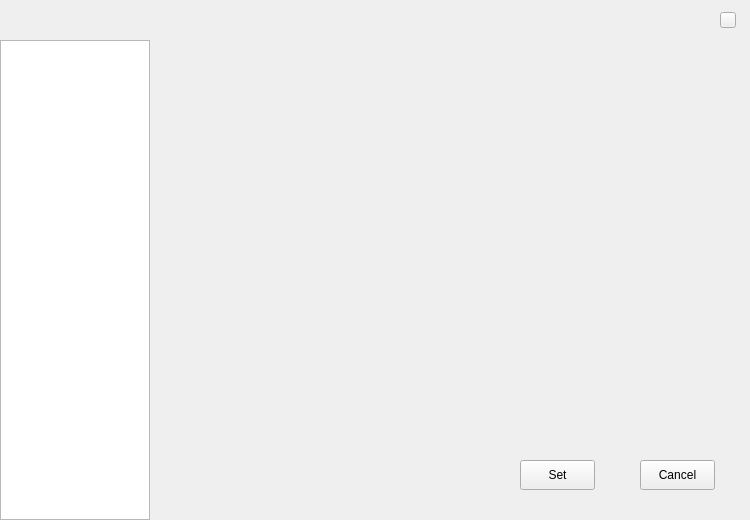
<?xml version="1.0" encoding="UTF-8"?>
<ui version="4.0">
 <class>BiLiOBSSettingWid</class>
 <widget class="QWidget" name="BiLiOBSSettingWid">
  <property name="geometry">
   <rect>
    <x>0</x>
    <y>0</y>
    <width>750</width>
    <height>520</height>
   </rect>
  </property>
  <property name="sizePolicy">
   <sizepolicy hsizetype="Fixed" vsizetype="Fixed">
    <horstretch>0</horstretch>
    <verstretch>0</verstretch>
   </sizepolicy>
  </property>
  <property name="minimumSize">
   <size>
    <width>750</width>
    <height>520</height>
   </size>
  </property>
  <property name="maximumSize">
   <size>
    <width>750</width>
    <height>520</height>
   </size>
  </property>
  <property name="windowTitle">
   <string>BiLiOBSSettingWid</string>
  </property>
  <property name="styleSheet">
   <string notr="true"/>
  </property>
  <widget class="QWidget" name="TitleWid" native="true">
   <property name="geometry">
    <rect>
     <x>0</x>
     <y>0</y>
     <width>750</width>
     <height>40</height>
    </rect>
   </property>
   <property name="sizePolicy">
    <sizepolicy hsizetype="Fixed" vsizetype="Fixed">
     <horstretch>0</horstretch>
     <verstretch>0</verstretch>
    </sizepolicy>
   </property>
   <property name="minimumSize">
    <size>
     <width>750</width>
     <height>40</height>
    </size>
   </property>
   <property name="maximumSize">
    <size>
     <width>750</width>
     <height>40</height>
    </size>
   </property>
   <property name="styleSheet">
    <string notr="true"/>
   </property>
   <widget class="QPushButton" name="CloseSetBtn">
    <property name="geometry">
     <rect>
      <x>720</x>
      <y>12</y>
      <width>16</width>
      <height>16</height>
     </rect>
    </property>
    <property name="sizePolicy">
     <sizepolicy hsizetype="Fixed" vsizetype="Fixed">
      <horstretch>0</horstretch>
      <verstretch>0</verstretch>
     </sizepolicy>
    </property>
    <property name="minimumSize">
     <size>
      <width>16</width>
      <height>16</height>
     </size>
    </property>
    <property name="maximumSize">
     <size>
      <width>16</width>
      <height>16</height>
     </size>
    </property>
    <property name="text">
     <string/>
    </property>
   </widget>
  </widget>
  <widget class="QStackedWidget" name="SetStackedWid">
   <property name="geometry">
    <rect>
     <x>150</x>
     <y>40</y>
     <width>600</width>
     <height>400</height>
    </rect>
   </property>
   <property name="sizePolicy">
    <sizepolicy hsizetype="Fixed" vsizetype="Fixed">
     <horstretch>0</horstretch>
     <verstretch>0</verstretch>
    </sizepolicy>
   </property>
   <property name="minimumSize">
    <size>
     <width>600</width>
     <height>400</height>
    </size>
   </property>
   <property name="maximumSize">
    <size>
     <width>600</width>
     <height>400</height>
    </size>
   </property>
   <property name="styleSheet">
    <string notr="true"/>
   </property>
   <property name="currentIndex">
    <number>0</number>
   </property>
   <widget class="QWidget" name="VideoPage">
    <property name="styleSheet">
     <string notr="true"/>
    </property>
   </widget>
   <widget class="QWidget" name="AudioPage">
    <property name="styleSheet">
     <string notr="true"/>
    </property>
   </widget>
  </widget>
  <widget class="QWidget" name="BottomWid" native="true">
   <property name="geometry">
    <rect>
     <x>150</x>
     <y>440</y>
     <width>600</width>
     <height>80</height>
    </rect>
   </property>
   <property name="sizePolicy">
    <sizepolicy hsizetype="Fixed" vsizetype="Fixed">
     <horstretch>0</horstretch>
     <verstretch>0</verstretch>
    </sizepolicy>
   </property>
   <property name="minimumSize">
    <size>
     <width>600</width>
     <height>80</height>
    </size>
   </property>
   <property name="maximumSize">
    <size>
     <width>600</width>
     <height>80</height>
    </size>
   </property>
   <property name="styleSheet">
    <string notr="true"/>
   </property>
   <widget class="QPushButton" name="SetBtn">
    <property name="geometry">
     <rect>
      <x>370</x>
      <y>20</y>
      <width>75</width>
      <height>30</height>
     </rect>
    </property>
    <property name="sizePolicy">
     <sizepolicy hsizetype="Fixed" vsizetype="Fixed">
      <horstretch>0</horstretch>
      <verstretch>0</verstretch>
     </sizepolicy>
    </property>
    <property name="minimumSize">
     <size>
      <width>75</width>
      <height>30</height>
     </size>
    </property>
    <property name="maximumSize">
     <size>
      <width>75</width>
      <height>30</height>
     </size>
    </property>
    <property name="styleSheet">
     <string notr="true"/>
    </property>
    <property name="text">
     <string>Set</string>
    </property>
   </widget>
   <widget class="QPushButton" name="CancelBtn">
    <property name="geometry">
     <rect>
      <x>490</x>
      <y>20</y>
      <width>75</width>
      <height>30</height>
     </rect>
    </property>
    <property name="sizePolicy">
     <sizepolicy hsizetype="Fixed" vsizetype="Fixed">
      <horstretch>0</horstretch>
      <verstretch>0</verstretch>
     </sizepolicy>
    </property>
    <property name="minimumSize">
     <size>
      <width>75</width>
      <height>30</height>
     </size>
    </property>
    <property name="maximumSize">
     <size>
      <width>75</width>
      <height>30</height>
     </size>
    </property>
    <property name="styleSheet">
     <string notr="true"/>
    </property>
    <property name="text">
     <string>Cancel</string>
    </property>
   </widget>
  </widget>
  <widget class="QListView" name="LeftSettingListView">
   <property name="geometry">
    <rect>
     <x>0</x>
     <y>40</y>
     <width>150</width>
     <height>480</height>
    </rect>
   </property>
   <property name="sizePolicy">
    <sizepolicy hsizetype="Fixed" vsizetype="Fixed">
     <horstretch>0</horstretch>
     <verstretch>0</verstretch>
    </sizepolicy>
   </property>
   <property name="minimumSize">
    <size>
     <width>150</width>
     <height>480</height>
    </size>
   </property>
   <property name="maximumSize">
    <size>
     <width>150</width>
     <height>480</height>
    </size>
   </property>
   <property name="styleSheet">
    <string notr="true"/>
   </property>
  </widget>
 </widget>
 <layoutdefault spacing="6" margin="11"/>
 <resources/>
 <connections/>
</ui>
